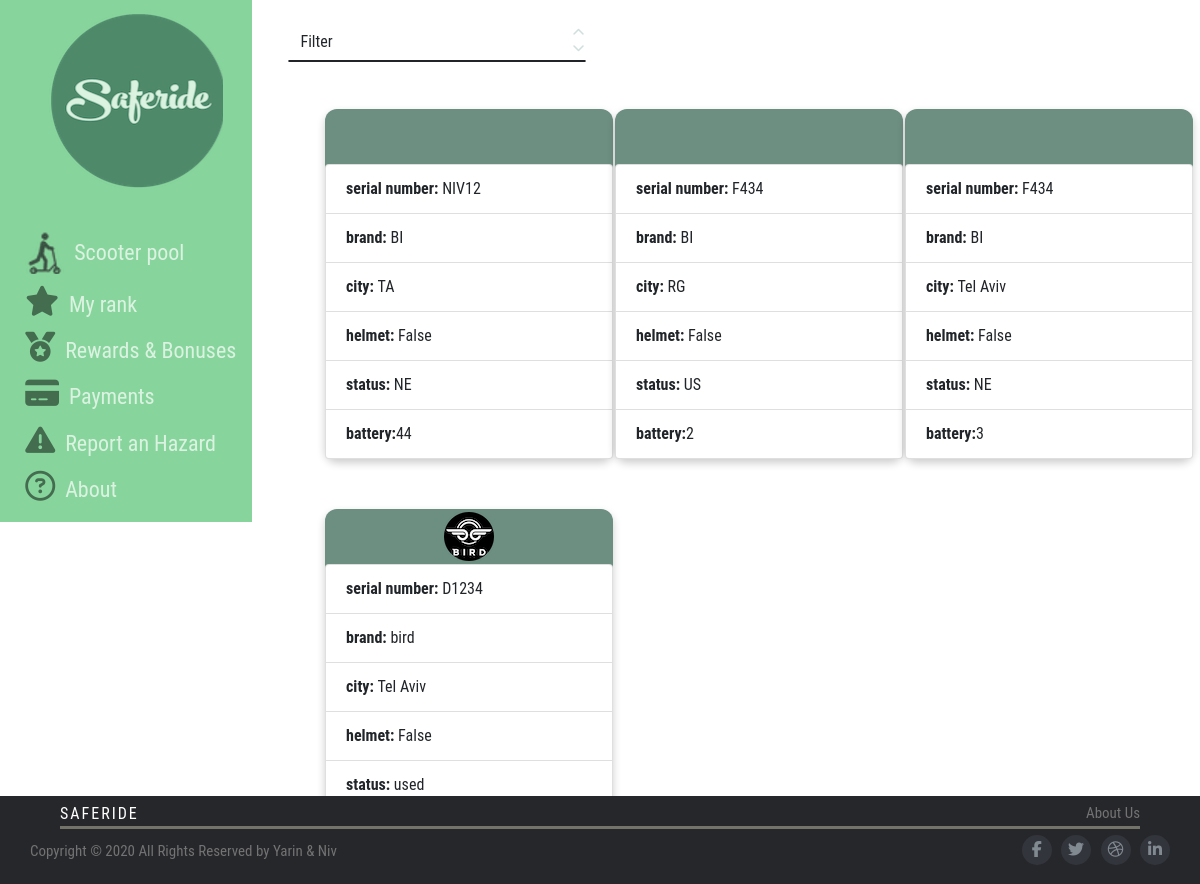
The app's page /index/ with its own data.
### login/models.py (models this page shows, shortened)
class Scooter(models.Model):
    user_id         = models.ForeignKey(User, on_delete=models.CASCADE, default=1)
    serial_number   = models.CharField(max_length=5)
    BIRD = 'bird'
    WIND = 'wind'
    LIME = 'lime'
    BRAND_CHOICES = [
        (BIRD, 'bird'),
        (WIND, 'wind'),
        (LIME, 'lime')
    ]
    brand = models.CharField(
        max_length=4,
        choices=BRAND_CHOICES,
    )
    TELAVIV = 'Tel Aviv'
    RAMATGAN = 'Ramat Gan'
    GIVATAYIM = 'Givatayim'
    CITY_CHOICES = [
        (TELAVIV, 'Tel Aviv'),
        (RAMATGAN, 'Ramat Gan'),
        (GIVATAYIM, 'Givatayim')
    ]
    city = models.CharField(
        max_length=10,
        choices=CITY_CHOICES,
        default=TELAVIV,
    )
    helmet          = models.BooleanField(default=False)
    NEW = 'new'
    USED = 'used'
    REPAIR = 'repair'
    CONDITION_CHOICES = [
        (NEW, 'new'),
        (USED, 'used'),
        (REPAIR, 'repair')
    ]
    status = models.CharField(
        max_length=6,
        choices=CONDITION_CHOICES,
    )
    battery = models.IntegerField(validators=[MinValueValidator(0), MaxValueValidator(100)])

### login/views.py (the view)
# urls.py: path('index/',views.index, name='index'),
def index(request):
    json_path = os.path.join(settings.STATIC_ROOT, 'login','js','logos.json')
    with open(json_path) as f:
                json_logos = json.load(f)
    scooters = Scooter.objects.all()
    images_path = os.path.join(settings.STATIC_URL,'login')
    context = {
        'allscooters':scooters,
        'logos': json_logos,
        'image_folder_path': images_path
    }
    return render(request, 'login/index.html', context)

### login/templates/login/index.html (shortened to what this page needs)
{% load static %}
<!DOCTYPE html>
<html lang="en">
<head>
    <link href="https://stackpath.bootstrapcdn.com/bootstrap/4.4.1/css/bootstrap.min.css"
 rel="stylesheet">
    <link rel="stylesheet" type="text/css" href="{% static 'login/css/style.css' %}">
</head>
<body>
    <div class="flex-container">
        <main>
            <div>
                <form class="filter">
                    <div>
                        <div id="select-button">
                            <div id="selected-value">
                                <span>Filter</span>
                            </div>
                            <div id="chevrons">
                            </div>
                        </div>
                        <div id="options">
                        </div>
                    </div>
                </form>
            </div>
            <div class="row" id="cards_container">
                {% for scooter in allscooters %}
                <div class='col-lg-4 col-md-3 col-sm-6'>
                    <div class='bodycard'>
                        <div class='brand-title'></div>
                            <ul>
                                <li class='list-group-item'><b>serial number: </b> {{ scooter.serial_number }}</li>
                                <li class='list-group-item'><b>brand: </b>{{ scooter.brand }}</li>
                                <li class='list-group-item'><b>city: </b>{{ scooter.city }}</li>
                                <li class='list-group-item'><b>helmet: </b>{{ scooter.helmet }}</li>
                                <li class='list-group-item'><b>status: </b>{{ scooter.status }}</li>
                                <li class='list-group-item'><b>battery:</b>{{ scooter.battery }}</li>
                            </ul>
                    </div>
                </div>
                {% endfor %}
            </div>
        </main>
        <aside class="left_aside">
            <nav>
                <ul>
                    <li><a id="logo" href="{% url 'index' %}"></a></li>
                    <li><a class="scooterpool" href="#">Scooter pool</a></li>
                    <li><a href="#"><i class="fas fa-star"></i>My rank</a></li>
                    <li><a href="#"><i class="fas fa-medal"></i>Rewards & Bonuses</a></li>
                    <li><a href="#"><i class="fas fa-credit-card"></i>Payments</a></li>
                    <li><a href="#"><i class="fas fa-exclamation-triangle"></i>Report an Hazard</a></li>
                    <li><a href="#"><i class="far fa-question-circle"></i>About</a></li>
                </ul>
            </nav>
        </aside>
    </div>
    <footer class="site-footer">
        <div class="footer_about">
            <a href="./LandingPage.html" class="title">SafeRide</a>
            <a href="./Login.html" class="aboutUs">About Us</a>
        </div>
        <div class="footer_icons">
            <p class="copyright-text">Copyright &copy; 2020 All Rights Reserved by Yarin & Niv</p>
            <ul class="social-icons">
                <li><a class="facebook" href="#"><i class="fa fa-facebook"></i></a></li>
                <li><a class="twitter" href="#"><i class="fa fa-twitter"></i></a></li>
                <li><a class="dribbble" href="#"><i class="fa fa-dribbble"></i></a></li>
                <li><a class="linkedin" href="#"><i class="fa fa-linkedin"></i></a></li>
            </ul>
        </div>
    </footer>
</body>
</html>

### login/static/login/css/style.css (style rules this page uses)
* { text-decoration: none; margin: 0px; padding: 0px; }
main,nav,article,aside,section,header,footer { display: block; }
body { font-family: 'Roboto Condensed', sans-serif; }
li { list-style: none; }
main { margin-left: 25%; width: 70%; }
aside { position: absolute; width: 21%; order:-1; background:#87D59C; }
aside li { margin-bottom:5%; }
aside a { text-decoration: none; font-size: 22px; color: #ffffff; opacity: 70%; display: block; }
aside nav { margin-left: 10%; }
.flex-container { display: flex; }
#logo { background-image: url(../images/logo1.png); background-repeat: no-repeat; display: block; position: relative; height: 220px; right: 29px; }
.scooterpool { background-image: url(../images/scooterpool.png); background-repeat: no-repeat; opacity: 70%; padding: 5px 49px; }
.fa-question-circle, .fa-exclamation-triangle, .fa-credit-card, .fa-medal, .fa-star, .fa-plus-circle, .fa-user-check { opacity: 70%; color: black; margin-right: 10px; font-size: 30px; }
.brand-title { background-repeat: no-repeat; background-position: center; border: none; height: 55px; }
.bodycard { box-shadow: 0 4px 8px 0 rgba(0,0,0,0.2); margin: 25px; width: 18rem; left: 10px; Border-radius:12px; background-color: #6D8F82; }
.row { margin-top: 10%; }
.filter { position: absolute; top: -82px; right: 327px; left: 0; width: 300px; height: 42px; margin: 100px auto 0 auto; }
#select-button { position: relative; padding: 12px 14px; background-color: #fff; border-radius: 4px; cursor: pointer; }
#chevrons { position: absolute; top: 0; right: 0; bottom: 0; width: 12px; padding: 9px 14px; }
#options { position: absolute; top: 42px; right: 0; left: 0; width: 298px; margin: 0 auto; background-color: #fff; border-radius: 4px; border:0.5px solid; z-index: 1; }
@media (min-width: 481px) { .site-footer { background-color:#26272b; font-size:15px; color:#737373; position: fixed; width: 100%; height: 11vh; bottom: 0px; } }
@media (min-width: 481px) { .site-footer .title { color:#fff; font-size:16px; text-transform:uppercase; margin-top:5px; letter-spacing:2px; } }
@media (min-width: 481px) { .footer_about { border-bottom: 3px solid #737369; width: 90%; margin-left: 5%; margin-top: 0.5%; } }
@media (min-width: 481px) { .footer_about a { color:#737373 } }
@media (min-width: 481px) { .site-footer .social-icons a { width:30px; height:30px; line-height:30px; margin-left:6px; margin-right:0; border-radius:100%; background-color:#33353d } }
@media (min-width: 481px) { .social-icons { margin-top: 0.5%; } }
@media (min-width: 481px) { .social-icons li { display:inline-block; margin-bottom:4px; } }
@media (min-width: 481px) { .social-icons a { background-color:#eceeef; color:#818a91; font-size:16px; display:inline-block; line-height:44px; width:44px; height:44px; text-align:center; margin-right:8px; border-radius:100%; -webkit-transition:all .2s linear; -o-transition:all .2s linear; transition:all .2s linear } }
@media (min-width: 481px) { .footer_icons { display: flex; justify-content:space-between ; margin-left:2.5%; margin-right: 2.5%; } }
@media (min-width: 481px) { .aboutUs { float: right; } }
@media (min-width: 481px) { .copyright-text { margin-top: 1%; } }

### records on screen
Scooter: serial_number "NIV12", brand "BI", city "TA", helmet "False", status "NE", battery "44"
Scooter: serial_number "F434", brand "BI", city "RG", helmet "False", status "US", battery "2"
Scooter: serial_number "F434", brand "BI", city "Tel Aviv", helmet "False", status "NE", battery "3"
Scooter: serial_number "D1234", brand "bird", city "Tel Aviv", helmet "False", status "used"
